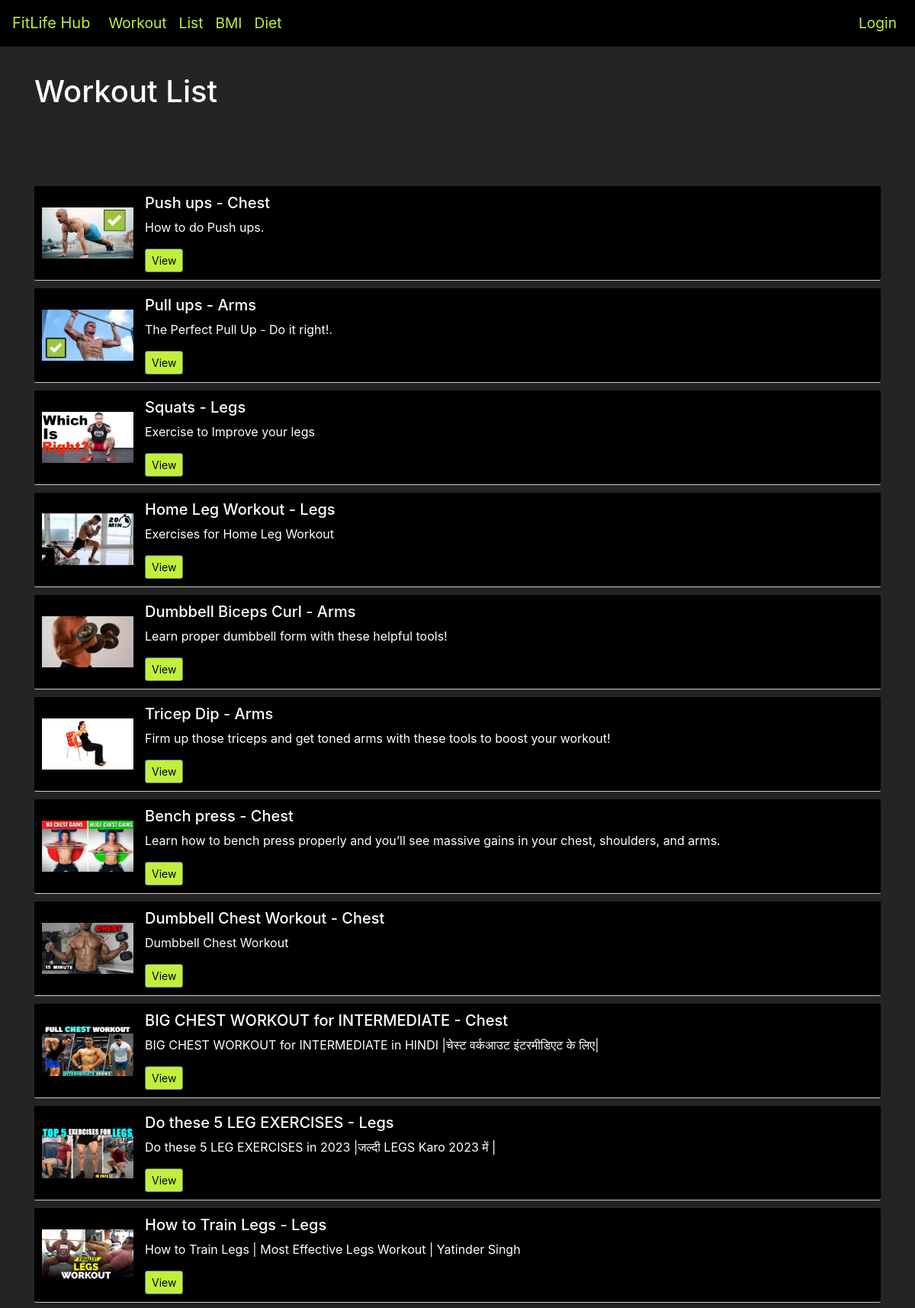
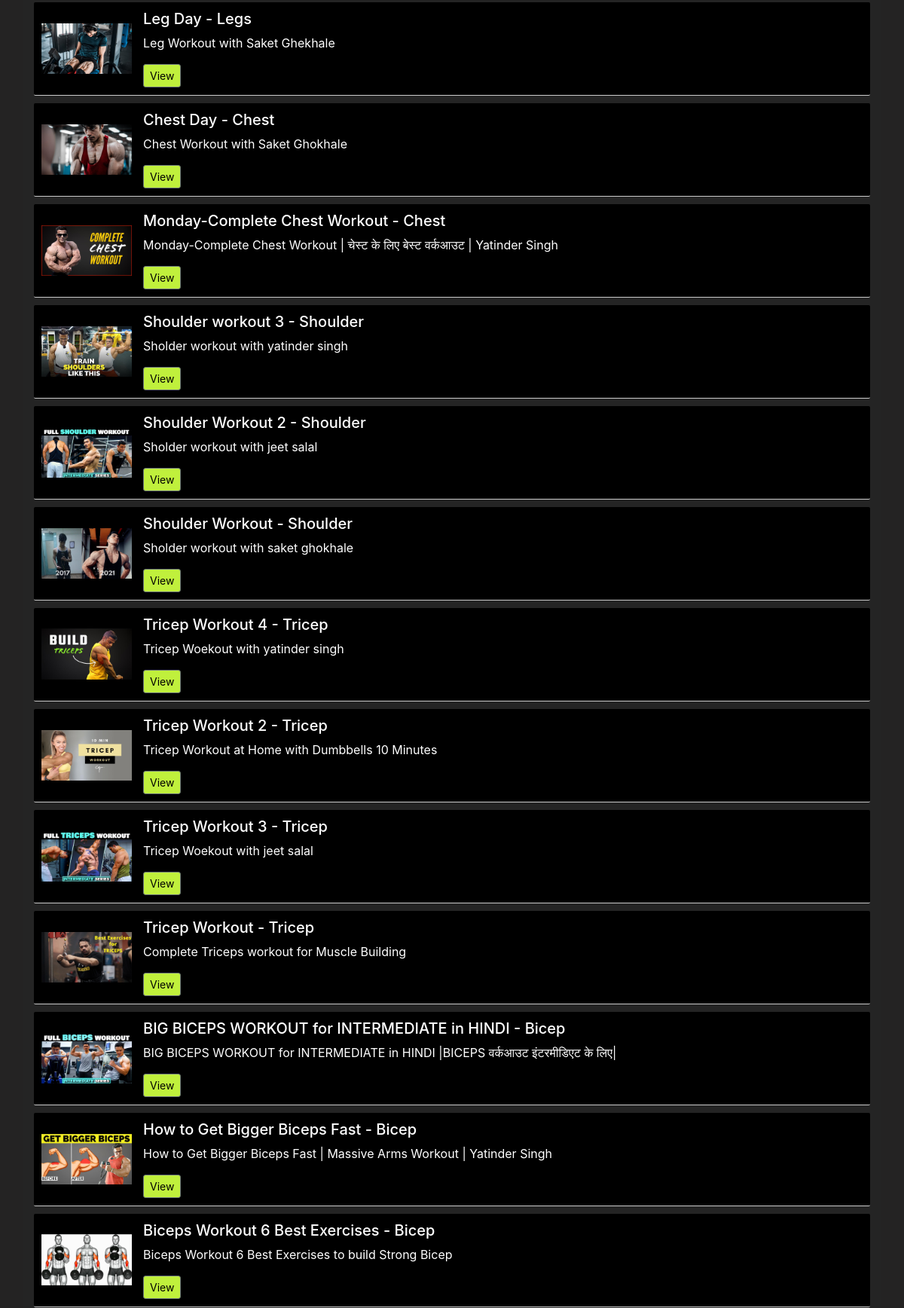
Page /listpage/ (upper part) on the committed database (2 pictures, top to bottom).
### workout/models.py (models this page shows, shortened)
class Excercisepost(models.Model):
    typeexercise = models.CharField(max_length=50)
    name = models.CharField(max_length=50)
    desc = models.TextField(null=True, default=None)
    videolink = models.CharField(max_length=250, default=None, null=True)
    thumbnail = models.FileField(
        upload_to="images/", max_length=250, null=True, default=None
    )

### workout/views.py (the view)
# urls.py: path("listpage/", views.listpage, name="listpage"),
def listpage(request, exercise_name=None):
    if exercise_name:
        exerciselists = Excercisepost.objects.filter(typeexercise=exercise_name)
        heading = str(exercise_name)
        return render(
            request, "lists.html", {"exerciselists": exerciselists, "heading": heading}
        )
    else:
        exerciselists = Excercisepost.objects.all()
        return render(request, "lists.html", {"exerciselists": exerciselists})

### templates/lists.html (shortened to what this page needs)
{% extends 'base.html' %}
{% block body %}
  <div class="jumbotron jumbotron-fluid">
    <div class="container">
      <h1 class="display-6"><b>{{ heading }}</b> Workout List</h1>
    </div>
  </div>
  <div class="outside">
    <div class="container mt-0">
      {% for x in exerciselists %}
        <div class="video-list-item">
          <img src="{{ x.thumbnail.url }}" alt="Video Thumbnail" class="video-thumbnail" />
          <div class="video-details">
            <h5>{{ x.name }} - {{ x.typeexercise }}</h5>
            <p>{{ x.desc }}</p>
            <div class="d-flex justify-content-between align-items-center">
              <div class="btn-group">
                <a type="button" href="{% url 'contentpage' x.name %}" class="btn btn-sm btn-outline-secondary">View</a>
              </div>
            </div>
          </div>
        </div>
      {% endfor %}
    </div>
  </div>
{% endblock %}

### templates/lists.html (style rules this page uses)
body { background-color: #242323; color: white; }
.container { background-color: #eee; padding: 15px; }
.video-list-item { display: flex; align-items: center; padding: 10px; border-bottom: 1px solid #ccc; margin-bottom: 10px; border-radius: 2px; background-color: black; color: white; }
.video-thumbnail { max-width: 120px; margin-right: 15px; }
.video-details { flex-grow: 1; }
.outside { height: 100%; background: #242323; padding: 10px; }
.container { background-color: #242424; }
.btn { background-color: #c0f03c; color: black; }

### templates/base.html (style rules this page uses)
a { font-size: 1.2rem; }
.jumbotron-fluid { padding: 20px; background-color: #242323; }

### rows in the picture
Excercisepost: thumbnail (picture), name "Push ups", typeexercise "Chest", desc "How to do Push ups."
Excercisepost: thumbnail (picture), name "Pull ups", typeexercise "Arms", desc "The Perfect Pull Up - Do it right!."
Excercisepost: thumbnail (picture), name "Squats", typeexercise "Legs", desc "Exercise to Improve your legs"
Excercisepost: thumbnail (picture), name "Home Leg Workout", typeexercise "Legs", desc "Exercises for Home Leg Workout"
Excercisepost: thumbnail (picture), name "Dumbbell Biceps Curl", typeexercise "Arms", desc "Learn proper dumbbell form with these helpful tools!"
Excercisepost: thumbnail (picture), name "Tricep Dip", typeexercise "Arms", desc "Firm up those triceps and get toned arms with these tools to boost your workout!"
Excercisepost: thumbnail (picture), name "Bench press", typeexercise "Chest", desc "Learn how to bench press properly and you’ll see massive gains in your chest, shoulders, and arms."
Excercisepost: thumbnail (picture), name "Dumbbell Chest Workout", typeexercise "Chest", desc "Dumbbell Chest Workout"
Excercisepost: thumbnail (picture), name "BIG CHEST WORKOUT for INTERMEDIATE", typeexercise "Chest", desc "BIG CHEST WORKOUT for INTERMEDIATE in HINDI |चेस्ट वर्कआउट इंटरमीडिएट के लिए|"
Excercisepost: thumbnail (picture), name "Do these 5 LEG EXERCISES", typeexercise "Legs", desc "Do these 5 LEG EXERCISES in 2023 |जल्दी LEGS Karo 2023 में |"
Excercisepost: thumbnail (picture), name "How to Train Legs", typeexercise "Legs", desc "How to Train Legs | Most Effective Legs Workout | Yatinder Singh"
Excercisepost: thumbnail (picture), name "Leg Day", typeexercise "Legs", desc "Leg Workout with Saket Ghekhale"
Excercisepost: thumbnail (picture), name "Chest Day", typeexercise "Chest", desc "Chest Workout with Saket Ghokhale"
Excercisepost: thumbnail (picture), name "Monday-Complete Chest Workout", typeexercise "Chest", desc "Monday-Complete Chest Workout | चेस्ट के लिए बेस्ट वर्कआउट | Yatinder Singh"
Excercisepost: thumbnail (picture), name "Shoulder workout 3", typeexercise "Shoulder", desc "Sholder workout with yatinder singh"
Excercisepost: thumbnail (picture), name "Shoulder Workout 2", typeexercise "Shoulder", desc "Sholder workout with jeet salal"
Excercisepost: thumbnail (picture), name "Shoulder Workout", typeexercise "Shoulder", desc "Sholder workout with saket ghokhale"
Excercisepost: thumbnail (picture), name "Tricep Workout 4", typeexercise "Tricep", desc "Tricep Woekout with yatinder singh"
Excercisepost: thumbnail (picture), name "Tricep Workout 2", typeexercise "Tricep", desc "Tricep Workout at Home with Dumbbells 10 Minutes"
Excercisepost: thumbnail (picture), name "Tricep Workout 3", typeexercise "Tricep", desc "Tricep Woekout with jeet salal"
Excercisepost: thumbnail (picture), name "Tricep Workout", typeexercise "Tricep", desc "Complete Triceps workout for Muscle Building"
Excercisepost: thumbnail (picture), name "BIG BICEPS WORKOUT for INTERMEDIATE in HINDI", typeexercise "Bicep", desc "BIG BICEPS WORKOUT for INTERMEDIATE in HINDI |BICEPS वर्कआउट इंटरमीडिएट के लिए|"
Excercisepost: thumbnail (picture), name "How to Get Bigger Biceps Fast", typeexercise "Bicep", desc "How to Get Bigger Biceps Fast | Massive Arms Workout | Yatinder Singh"
Excercisepost: thumbnail (picture), name "Biceps Workout 6 Best Exercises", typeexercise "Bicep", desc "Biceps Workout 6 Best Exercises to build Strong Bicep"
